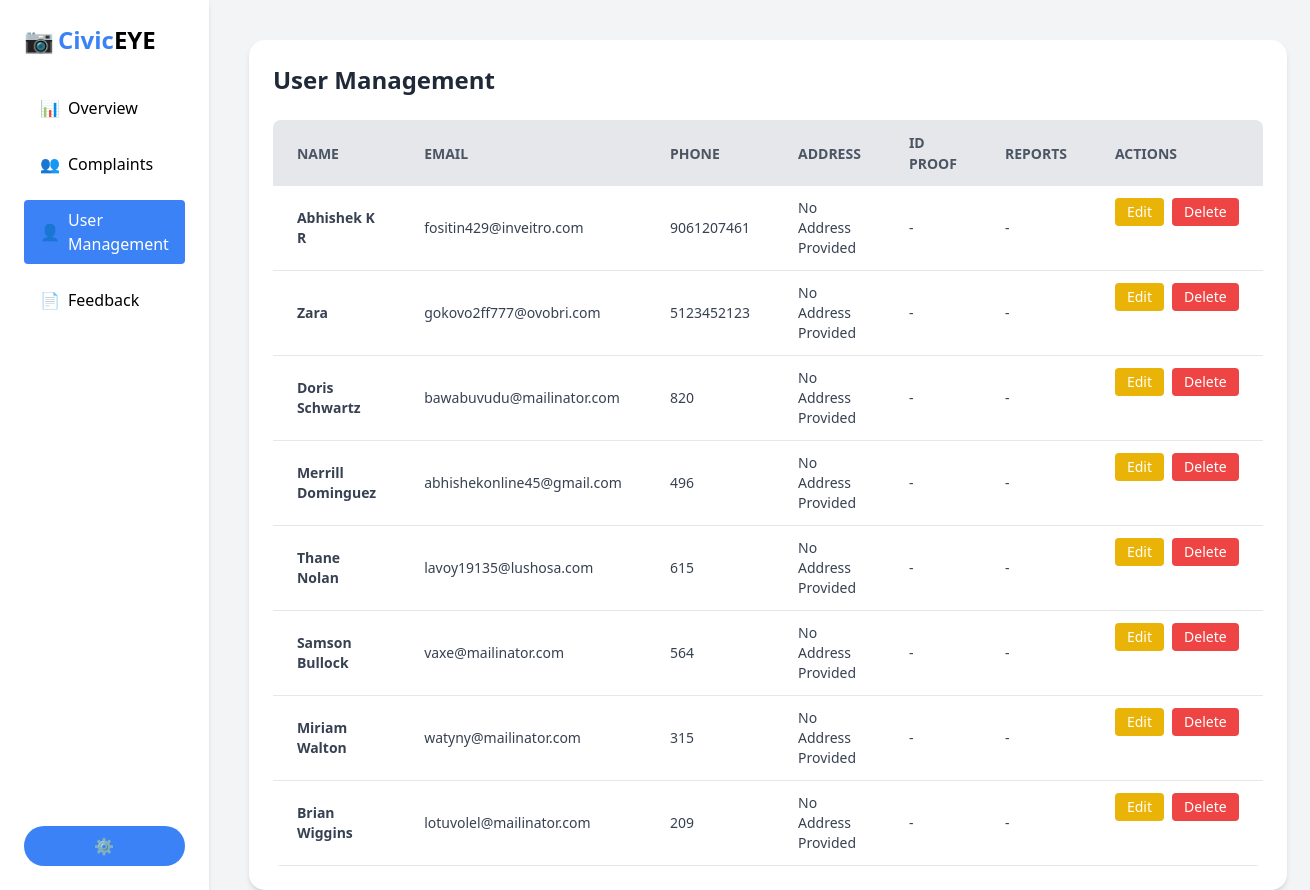
/user_manage/, run on an earlier commit of the app's database.
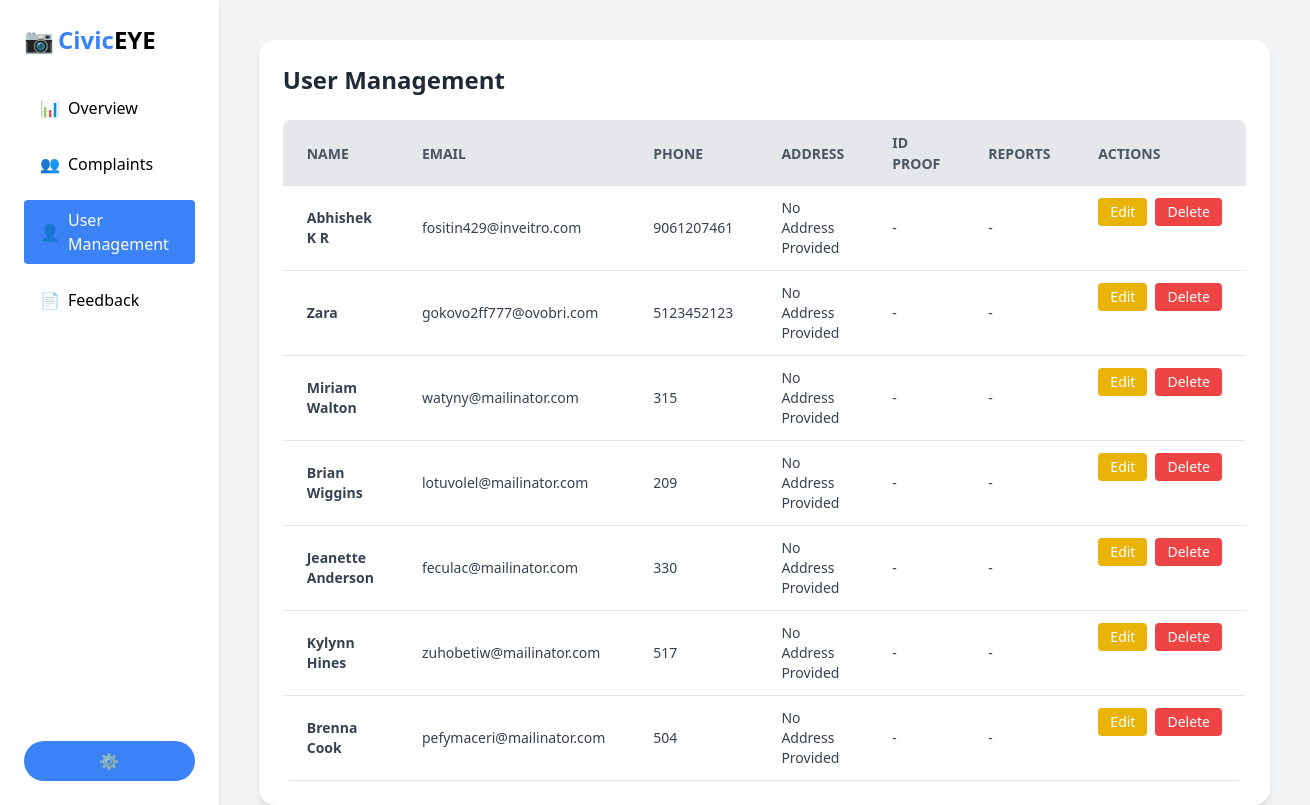
And on a later commit of the database.
### VCRA/models.py (models this page shows, shortened)
class UserRegistration(models.Model):
    user = models.OneToOneField(User, on_delete=models.CASCADE, related_name='registration', null=True, blank=True)  # Allows null for existing rows
    full_name = models.CharField(max_length=255)
    mobile_number = models.CharField(max_length=15)
    date_of_birth = models.DateField()
    email = models.EmailField(unique=True)
    password = models.CharField(max_length=255)
    state = models.CharField(max_length=100, default='Unknown')
    address = models.TextField(default='No Address Provided')
    id_proof_type = models.CharField(max_length=50, default='N/A')
    id_proof_number = models.CharField(max_length=50, default='Not Provided')
    created_at = models.DateTimeField(default=timezone.now)

### VCRA/views.py (the view)
# urls.py: path('user_manage/', views.user_manage, name='user_manage'),
def user_manage(request):
    users = UserRegistration.objects.all()
    return render(request, 'user_manage.html', {'users': users})

### VCRA/templates/user_manage.html (shortened to what the changed rows need)
<!DOCTYPE html>
<html lang="en">
  <head>
    <script src="https://cdn.tailwindcss.com"></script>
  </head>
  <body class="bg-gray-100 font-sans">
    <div class="flex h-screen">
      <aside class="w-64 bg-white shadow-md p-6 flex flex-col">
        <div class="flex items-center space-x-1 mb-8">
          <h1 class="text-2xl font-bold text-blue-500">Civic<span class="text-black">EYE</span></h1>
        </div>
      </aside>
      <main class="flex-1 p-10">
        <div class="bg-white p-6 rounded-2xl shadow-md">
          <h2 class="text-2xl font-bold mb-6 text-gray-800">User Management</h2>
          <div class="overflow-x-auto rounded-lg">
            <table class="min-w-full bg-white">
              <thead>
                <tr class="bg-gray-200 text-gray-600 uppercase text-sm leading-normal">
                  <th class="py-3 px-6 text-left">Name</th>
                  <th class="py-3 px-6 text-left">Email</th>
                  <th class="py-3 px-6 text-left">Phone</th>
                  <th class="py-3 px-6 text-left">Address</th>
                  <th class="py-3 px-6 text-left">ID Proof</th>
                  <th class="py-3 px-6 text-left">Reports</th>
                  <th class="py-3 px-6 text-left">Actions</th>
                </tr>
              </thead>
              <tbody class="text-gray-700 text-sm font-light">
                {% for user in users %}
                <tr class="border-b border-gray-200 hover:bg-gray-100">
                  <td class="py-3 px-6 text-left font-bold">{{ user.full_name }}</td>
                  <td class="py-3 px-6 text-left">{{ user.email }}</td>
                  <td class="py-3 px-6 text-left">{{ user.mobile_number }}</td>
                  <td class="py-3 px-6 text-left">{{ user.address }}</td>
                  <td class="py-3 px-6 text-left">
                    {% if user.id_proof %}
                    <a href="{{ user.id_proof.url }}" class="text-blue-500 hover:underline" target="_blank">View</a>
                    {% else %} - {% endif %}
                  </td>
                  <td class="py-3 px-6 text-left">
                    {% if user.report %}
                    <a href="{{ user.report.url }}" class="text-blue-500 hover:underline" target="_blank">View</a>
                    {% else %} - {% endif %}
                  </td>
                  <td class="py-3 px-6 text-left flex gap-2">
                    <a href="{% url 'edit_user' user.id %}" class="bg-yellow-500 hover:bg-yellow-600 text-white px-3 py-1 rounded text-sm">Edit</a>
                    <a href="{% url 'delete_user' user.id %}"
                      onclick="return confirm('Are you sure you want to delete this user?')"
                      class="bg-red-500 hover:bg-red-600 text-white px-3 py-1 rounded text-sm">Delete</a>
                  </td>
                </tr>
                {% empty %}
                <tr>
                  <td colspan="7" class="text-center py-4 text-gray-500">No users found.</td>
                </tr>
                {% endfor %}
              </tbody>
            </table>
          </div>
        </div>
      </main>
    </div>
  </body>
</html>

What changed in the data, as far as the page shows it:
removed UserRegistration: full_name "Doris Schwartz", email "bawabuvudu@mailinator.com", mobile_number "820", address "No Address Provided"
removed UserRegistration: full_name "Merrill Dominguez", email "abhishekonline45@gmail.com", mobile_number "496", address "No Address Provided"
removed UserRegistration: full_name "Thane Nolan", email "lavoy19135@lushosa.com", mobile_number "615", address "No Address Provided"
removed UserRegistration: full_name "Samson Bullock", email "vaxe@mailinator.com", mobile_number "564", address "No Address Provided"
added UserRegistration: full_name "Jeanette Anderson", email "feculac@mailinator.com", mobile_number "330", address "No Address Provided"
added UserRegistration: full_name "Kylynn Hines", email "zuhobetiw@mailinator.com", mobile_number "517", address "No Address Provided"
added UserRegistration: full_name "Brenna Cook", email "pefymaceri@mailinator.com", mobile_number "504", address "No Address Provided"
